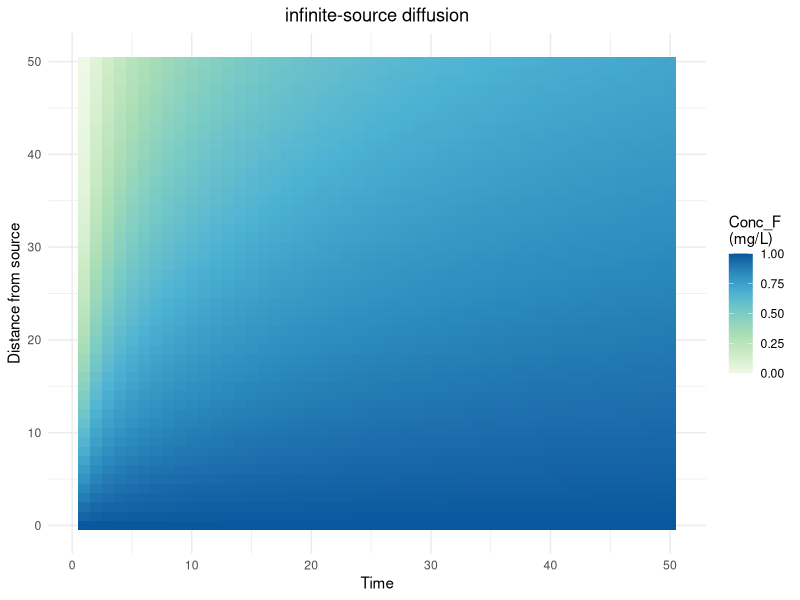
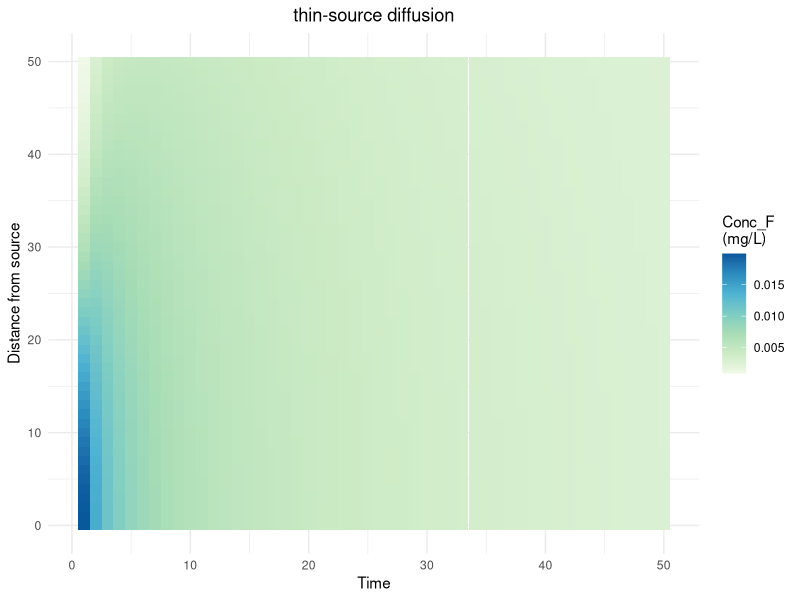

Source code (R) for these figures, in order: (Note: this script raises an error after producing the figures.)
# literature:
# https://ocw.mit.edu/courses/3-205-thermodynamics-and-kinetics-of-materials-fall-2006/90b4b7376505ab14ba82d95309083961_lecture03_slides.pdf
# https://ebrary.net/184562/engineering/fick_s_laws_diffusion#359705

# Load libraries
library(ggplot2)
library(viridis)

# Define parameters
D <- 200             # Diffusion coefficient
M0 <- 1              # Initial mass at the source
x_vals <- seq(0, 50, by = 1)   # Distance values
time_vals <- seq(1, 50, by = 1)  # Time values (start from 1 to avoid division by zero)

# Calculate thin-film solution
thin_film_solution <- function(x, t, M0, D) {
  (M0 / sqrt(4 * pi * D * t)) * exp(-x^2 / (4 * D * t))
}

# Create a data frame for all time and distance combinations
data <- expand.grid(Distance = x_vals, Time = time_vals)
data$Concentration <- mapply(thin_film_solution, x = data$Distance, t = data$Time, MoreArgs = list(M0 = M0, D = D))

# Plot heatmap
p_thin <- ggplot(data, aes(x = Time, y = Distance, fill = Concentration)) +
  geom_tile() +
  scale_fill_distiller("Conc_F \n(mg/L)", palette = 4,
                       direction = 1) +
  labs(
    title = "thin-source diffusion",
    x = "Time",
    y = "Distance from source"
  ) +
  theme_minimal() +
  theme(
    legend.position = "right",
    plot.title = element_text(hjust = 0.5)
  )



# infinite-constant film diffusion
# Load libraries
library(ggplot2)
library(viridis)

# Define parameters
D <- 200            # Diffusion coefficient
C0 <- 1              # Constant concentration at the source
x_vals <- seq(0, 50, by = 1)   # Distance values
time_vals <- seq(1, 50, by = 1)  # Time values (start from 1 to avoid division by zero)

# Define the infinite-film solution using the complementary error function (erfc)
infinite_film_solution <- function(x, t, C0, D) {
  C0 * pracma::erfc(x / (2 * sqrt(D * t)))  # erfc from the pracma package
}

# Create a data frame for all time and distance combinations
data <- expand.grid(Distance = x_vals, Time = time_vals)
data$Concentration <- mapply(infinite_film_solution, x = data$Distance, t = data$Time, MoreArgs = list(C0 = C0, D = D))

# Plot heatmap
p_infinite <- ggplot(data, aes(x = Time, y = Distance, fill = Concentration)) +
  geom_tile() +
  scale_fill_distiller("Conc_F \n(mg/L)", palette = 4,
                       direction = 1,limits = c(0, 1)) +
  labs(
    title = "infinite-source diffusion",
    x = "Time",
    y = "Distance from source"
  ) +
  theme_minimal() +
  theme(
    legend.position = "right",
    plot.title = element_text(hjust = 0.5)
  )

figure_source <-ggarrange(p_thin, p_infinite, labels = c("A", "B"), ncol = 2, nrow = 1)
figure_source
ggsave(figure_source, file = "figure/source.pdf", width = 18, height = 10, units = "cm", device = cairo_pdf)
ggsave(figure_source, file = "figure/source.tiff", width = 22, height = 10, units = "cm", dpi = 600)
